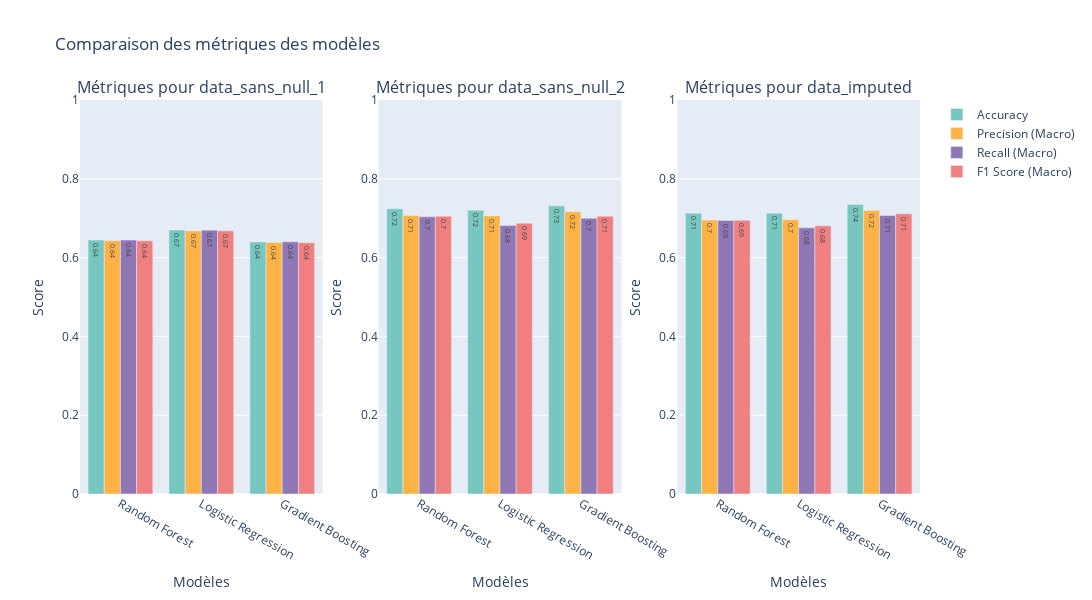

Write notebook code for a chart like this one.
### Markdown cell above
### ⚔️ Comparaison des Méthodes d'Imputation : KNN, Moyenne et Médiane 🔍📊

### Code cell
# Normalisation des jeux de données
def normaliser_donnees(data):
    scaler = StandardScaler()
    X = data.drop('TARGET_5Yrs', axis=1)  # Remplacez 'TARGET_5Yrs' par le nom de votre variable cible si différent
    y = data['TARGET_5Yrs']
    X_normalise = pd.DataFrame(scaler.fit_transform(X), columns=X.columns)
    return X_normalise, y

# Entraîner et évaluer les modèles
def evaluer_modeles(models, X_train, X_test, y_train, y_test):
    metrics_results = {}
    
    for name, model in models.items():
        model.fit(X_train, y_train)
        y_pred = model.predict(X_test)
        
        metrics_results[name] = {
            'Accuracy': accuracy_score(y_test, y_pred),
            'Precision (Macro)': precision_score(y_test, y_pred, average='macro'),
            'Recall (Macro)': recall_score(y_test, y_pred, average='macro'),
            'F1 Score (Macro)': f1_score(y_test, y_pred, average='macro')
        }
    
    return pd.DataFrame(metrics_results).T

# Modèles de classification
models = {
    'Random Forest': RandomForestClassifier(),
    'Logistic Regression': LogisticRegression(),
    'Gradient Boosting': GradientBoostingClassifier()
}

# Séparation des jeux de données
X1, y1 = normaliser_donnees(data_sans_null_1)
X2, y2 = normaliser_donnees(data_sans_null_2)

# Nouveau jeu de données (sans normalisation car il est déjà supposé prêt)
X3, y3 = normaliser_donnees(data_imputed)

# Division des jeux de données en ensembles d'entraînement et de test
X_train1, X_test1, y_train1, y_test1 = train_test_split(X1, y1, test_size=0.20, stratify=y1, shuffle=True, random_state=42)
X_train2, X_test2, y_train2, y_test2 = train_test_split(X2, y2, test_size=0.20, stratify=y2, shuffle=True, random_state=42)
X_train3, X_test3, y_train3, y_test3 = train_test_split(X3, y3, test_size=0.20, stratify=y3, shuffle=True, random_state=42)

# Évaluation des modèles sur le premier jeu de données
resultats_1 = evaluer_modeles(models, X_train1, X_test1, y_train1, y_test1)
print("\nRésultats des métriques pour data_sans_null_1 :")
display(resultats_1)

# Évaluation des modèles sur le deuxième jeu de données
resultats_2 = evaluer_modeles(models, X_train2, X_test2, y_train2, y_test2)
print("\nRésultats des métriques pour data_sans_null_2 :")
display(resultats_2)

# Évaluation des modèles sur le troisième jeu de données
resultats_3 = evaluer_modeles(models, X_train3, X_test3, y_train3, y_test3)
print("\nRésultats des métriques pour data_imputed :")
display(resultats_3)

# Fonction de visualisation avec une palette de couleurs simplifiée
def plot_metrics_comparison(metrics_df1, metrics_df2, metrics_df3, title1, title2, title3):
    fig = make_subplots(rows=1, cols=3, subplot_titles=[title1, title2, title3])

    #colors = ['#1f77b4', '#ff7f0e', '#2ca02c', '#d62728']  # Palette de couleurs cohérente pour toutes les métriques

    colors = ['#76c7c0', '#ffb347', '#8f77b5', '#f08080']  # Palette de couleurs douces pour toutes les métriques



    for i, metric in enumerate(metrics_df1.columns):
        fig.add_trace(
            go.Bar(
                x=metrics_df1.index,
                y=metrics_df1[metric],
                name=metric,
                text=metrics_df1[metric].round(2),
                textposition='auto',
                marker_color=colors[i % len(colors)]
            ),
            row=1, col=1
        )
        
        fig.add_trace(
            go.Bar(
                x=metrics_df2.index,
                y=metrics_df2[metric],
                name=metric,
                text=metrics_df2[metric].round(2),
                textposition='auto',
                marker_color=colors[i % len(colors)],
                showlegend=False
            ),
            row=1, col=2
        )

        fig.add_trace(
            go.Bar(
                x=metrics_df3.index,
                y=metrics_df3[metric],
                name=metric,
                text=metrics_df3[metric].round(2),
                textposition='auto',
                marker_color=colors[i % len(colors)],
                showlegend=False
            ),
            row=1, col=3
        )

    fig.update_layout(
        title_text="Comparaison des métriques des modèles",
        barmode='group',
        height=600,
        width=1800,
    )
    
    fig.update_xaxes(title_text="Modèles", row=1, col=1)
    fig.update_xaxes(title_text="Modèles", row=1, col=2)
    fig.update_xaxes(title_text="Modèles", row=1, col=3)
    fig.update_yaxes(title_text="Score", range=[0, 1])

    fig.show()

# Visualisation des résultats
plot_metrics_comparison(resultats_1, resultats_2, resultats_3, 'Métriques pour data_sans_null_1', 'Métriques pour data_sans_null_2', 'Métriques pour data_imputed')

### Figure 1 — Plotly figure (JSON) as saved in the notebook; plotly's stock layout.template omitted (floating-point values rounded to 4 significant figures)
{"data": [{"marker": {"color": "#76c7c0"}, "name": "Accuracy", "text": [0.64, 0.67, 0.64], "textposition": "auto", "type": "bar", "x": ["Random Forest", "Logistic Regression", "Gradient Boosting"], "xaxis": "x", "y": [0.6447, 0.6701, 0.6396], "yaxis": "y"}, {"marker": {"color": "#76c7c0"}, "name": "Accuracy", "showlegend": false, "text": [0.72, 0.72, 0.73], "textposition": "auto", "type": "bar", "x": ["Random Forest", "Logistic Regression", "Gradient Boosting"], "xaxis": "x2", "y": [0.7239, 0.7201, 0.7313], "yaxis": "y2"}, {"marker": {"color": "#76c7c0"}, "name": "Accuracy", "showlegend": false, "text": [0.71, 0.71, 0.74], "textposition": "auto", "type": "bar", "x": ["Random Forest", "Logistic Regression", "Gradient Boosting"], "xaxis": "x3", "y": [0.7127, 0.7127, 0.7351], "yaxis": "y3"}, {"marker": {"color": "#ffb347"}, "name": "Precision (Macro)", "text": [0.64, 0.67, 0.64], "textposition": "auto", "type": "bar", "x": ["Random Forest", "Logistic Regression", "Gradient Boosting"], "xaxis": "x", "y": [0.6428, 0.6677, 0.6382], "yaxis": "y"}, {"marker": {"color": "#ffb347"}, "name": "Precision (Macro)", "showlegend": false, "text": [0.71, 0.71, 0.72], "textposition": "auto", "type": "bar", "x": ["Random Forest", "Logistic Regression", "Gradient Boosting"], "xaxis": "x2", "y": [0.7067, 0.7058, 0.7163], "yaxis": "y2"}, {"marker": {"color": "#ffb347"}, "name": "Precision (Macro)", "showlegend": false, "text": [0.7, 0.7, 0.72], "textposition": "auto", "type": "bar", "x": ["Random Forest", "Logistic Regression", "Gradient Boosting"], "xaxis": "x3", "y": [0.6951, 0.6961, 0.7198], "yaxis": "y3"}, {"marker": {"color": "#8f77b5"}, "name": "Recall (Macro)", "text": [0.64, 0.67, 0.64], "textposition": "auto", "type": "bar", "x": ["Random Forest", "Logistic Regression", "Gradient Boosting"], "xaxis": "x", "y": [0.6446, 0.6697, 0.64], "yaxis": "y"}, {"marker": {"color": "#8f77b5"}, "name": "Recall (Macro)", "showlegend": false, "text": [0.7, 0.68, 0.7], "textposition": "auto", "type": "bar", "x": ["Random Forest", "Logistic Regression", "Gradient Boosting"], "xaxis": "x2", "y": [0.7034, 0.6815, 0.7], "yaxis": "y2"}, {"marker": {"color": "#8f77b5"}, "name": "Recall (Macro)", "showlegend": false, "text": [0.69, 0.68, 0.71], "textposition": "auto", "type": "bar", "x": ["Random Forest", "Logistic Regression", "Gradient Boosting"], "xaxis": "x3", "y": [0.6944, 0.6755, 0.7068], "yaxis": "y3"}, {"marker": {"color": "#f08080"}, "name": "F1 Score (Macro)", "text": [0.64, 0.67, 0.64], "textposition": "auto", "type": "bar", "x": ["Random Forest", "Logistic Regression", "Gradient Boosting"], "xaxis": "x", "y": [0.6426, 0.6679, 0.6378], "yaxis": "y"}, {"marker": {"color": "#f08080"}, "name": "F1 Score (Macro)", "showlegend": false, "text": [0.7, 0.69, 0.71], "textposition": "auto", "type": "bar", "x": ["Random Forest", "Logistic Regression", "Gradient Boosting"], "xaxis": "x2", "y": [0.7049, 0.6872, 0.7051], "yaxis": "y2"}, {"marker": {"color": "#f08080"}, "name": "F1 Score (Macro)", "showlegend": false, "text": [0.69, 0.68, 0.71], "textposition": "auto", "type": "bar", "x": ["Random Forest", "Logistic Regression", "Gradient Boosting"], "xaxis": "x3", "y": [0.6947, 0.6806, 0.7112], "yaxis": "y3"}], "layout": {"annotations": [{"font": {"size": 16}, "showarrow": false, "text": "Métriques pour data_sans_null_1", "x": 0.1444, "xanchor": "center", "xref": "paper", "y": 1, "yanchor": "bottom", "yref": "paper"}, {"font": {"size": 16}, "showarrow": false, "text": "Métriques pour data_sans_null_2", "x": 0.5, "xanchor": "center", "xref": "paper", "y": 1, "yanchor": "bottom", "yref": "paper"}, {"font": {"size": 16}, "showarrow": false, "text": "Métriques pour data_imputed", "x": 0.8556, "xanchor": "center", "xref": "paper", "y": 1, "yanchor": "bottom", "yref": "paper"}], "barmode": "group", "height": 600, "title": {"text": "Comparaison des métriques des modèles"}, "width": 1800, "xaxis": {"anchor": "y", "domain": [0, 0.2889], "title": {"text": "Modèles"}}, "xaxis2": {"anchor": "y2", "domain": [0.3556, 0.6444], "title": {"text": "Modèles"}}, "xaxis3": {"anchor": "y3", "domain": [0.7111, 1], "title": {"text": "Modèles"}}, "yaxis": {"anchor": "x", "domain": [0, 1], "range": [0, 1], "title": {"text": "Score"}}, "yaxis2": {"anchor": "x2", "domain": [0, 1], "range": [0, 1], "title": {"text": "Score"}}, "yaxis3": {"anchor": "x3", "domain": [0, 1], "range": [0, 1], "title": {"text": "Score"}}}}
